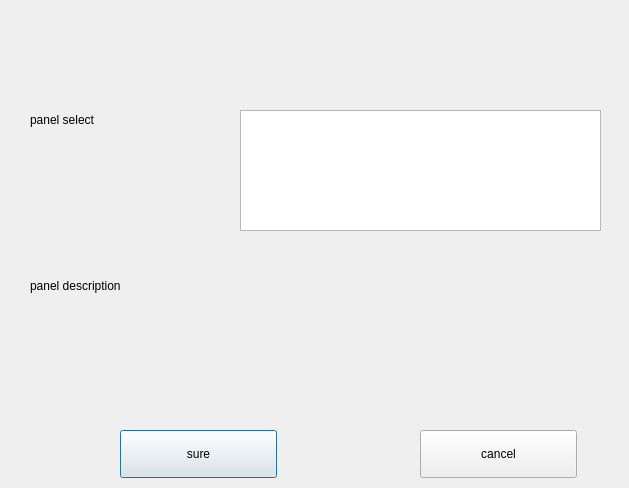
<?xml version="1.0" encoding="UTF-8"?>
<ui version="4.0">
 <class>setup</class>
 <widget class="QDialog" name="setup">
  <property name="geometry">
   <rect>
    <x>0</x>
    <y>0</y>
    <width>629</width>
    <height>488</height>
   </rect>
  </property>
  <property name="windowTitle">
   <string>new project setup</string>
  </property>
  <widget class="QListView" name="listView">
   <property name="geometry">
    <rect>
     <x>240</x>
     <y>110</y>
     <width>361</width>
     <height>121</height>
    </rect>
   </property>
  </widget>
  <widget class="QLabel" name="label">
   <property name="geometry">
    <rect>
     <x>30</x>
     <y>100</y>
     <width>181</width>
     <height>40</height>
    </rect>
   </property>
   <property name="text">
    <string>panel select</string>
   </property>
  </widget>
  <widget class="QLabel" name="label_2">
   <property name="geometry">
    <rect>
     <x>30</x>
     <y>240</y>
     <width>611</width>
     <height>91</height>
    </rect>
   </property>
   <property name="text">
    <string>panel description</string>
   </property>
  </widget>
  <widget class="QPushButton" name="pushButton">
   <property name="geometry">
    <rect>
     <x>120</x>
     <y>430</y>
     <width>157</width>
     <height>48</height>
    </rect>
   </property>
   <property name="text">
    <string>sure</string>
   </property>
  </widget>
  <widget class="QPushButton" name="pushButton_2">
   <property name="geometry">
    <rect>
     <x>420</x>
     <y>430</y>
     <width>157</width>
     <height>48</height>
    </rect>
   </property>
   <property name="text">
    <string>cancel</string>
   </property>
  </widget>
 </widget>
 <resources/>
 <connections/>
</ui>
